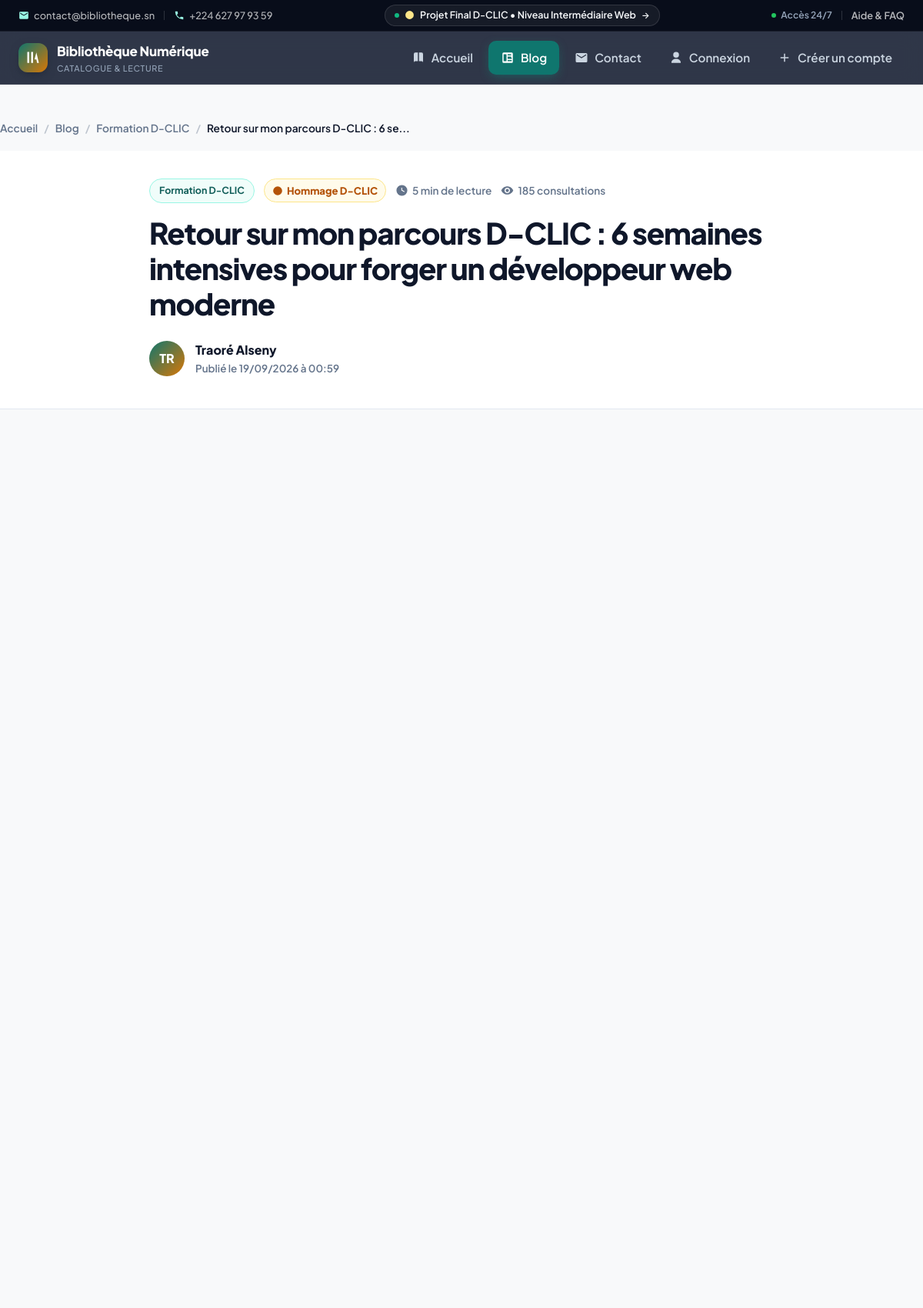
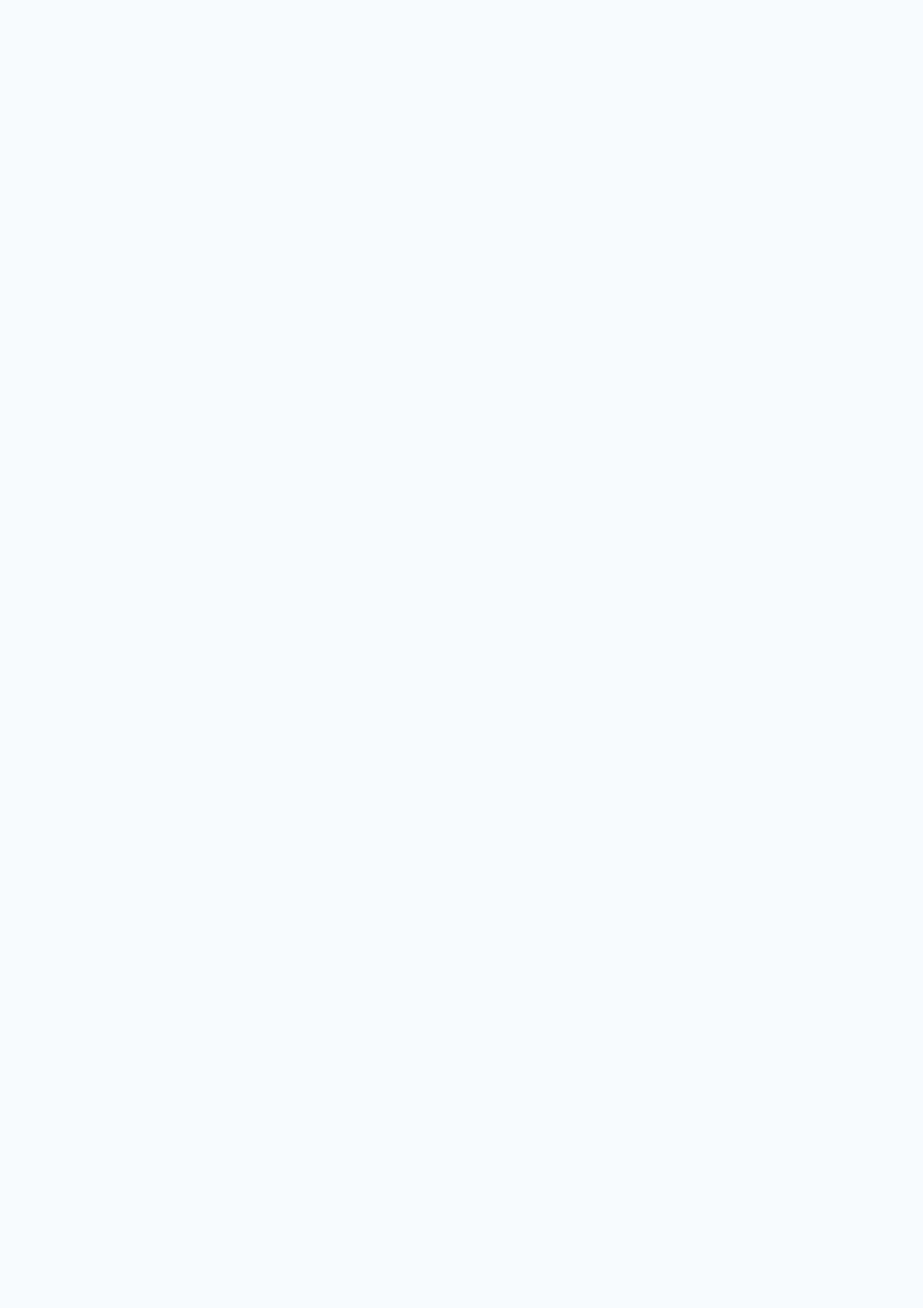
The page /index.php?page=blog/show&id=1 (upper part) on the database its author committed (2 pictures, top to bottom).
### tables this page shows
CREATE TABLE IF NOT EXISTS blog_articles (
    id             INT UNSIGNED  NOT NULL AUTO_INCREMENT,
    id_utilisateur INT UNSIGNED  NULL DEFAULT NULL,
    auteur_nom     VARCHAR(100)  NOT NULL,
    titre          VARCHAR(200)  NOT NULL,
    slug           VARCHAR(220)  NOT NULL,
    chapeau        TEXT          NOT NULL,
    contenu        LONGTEXT      NOT NULL,
    categorie      VARCHAR(60)   NOT NULL DEFAULT 'Actualités',
    temps_lecture  VARCHAR(20)   NOT NULL DEFAULT '4 min',
    image          VARCHAR(255)  NULL DEFAULT NULL,
    epingle        TINYINT(1)    NOT NULL DEFAULT 0,
    vues           INT UNSIGNED  NOT NULL DEFAULT 0,
    created_at     TIMESTAMP     NOT NULL DEFAULT CURRENT_TIMESTAMP,
    PRIMARY KEY (id),
    KEY idx_blog_categorie (categorie),
    KEY idx_blog_epingle (epingle),
    KEY idx_blog_created (created_at),
    CONSTRAINT fk_blog_utilisateur
        FOREIGN KEY (id_utilisateur) REFERENCES utilisateurs (id)
        ON DELETE SET NULL ON UPDATE CASCADE
);

### app/Core/Controller.php (called while the page is built, shortened)
<?php
abstract class Controller
{
    protected function render(string $view, array $data = []): void
    {
        extract($data, EXTR_SKIP);
        require VIEWS_PATH . '/' . $view . '.php';
        require VIEWS_PATH . '/layouts/main.php';
    }
    protected function get(string $key, string $default = ''): string
    {
        $value = $_GET[$key] ?? $default;
        return is_string($value) ? trim($value) : $default;
    }
}

### app/Controllers/BlogController.php (called while the page is built, shortened)
<?php
class BlogController extends Controller
{
    private Blog $blogModel;
    public function __construct()
    {
        $this->blogModel = new Blog();
    }
    public function showAction(): void
    {
        $id = (int) $this->get('id', '0');
        $slug = $this->get('slug', '');
        $article = null;
        if ($id > 0) {
            $article = $this->blogModel->findById($id);
        } elseif ($slug !== '') {
            $article = $this->blogModel->findBySlug($slug);
        }
        $this->blogModel->incrementViews((int) $article['id']);
        $related = $this->blogModel->getRelated((int) $article['id'], (string) $article['categorie']);
        $this->render('blog/show', [
            'title'   => $article['titre'],
            'article' => $article,
            'related' => $related,
        ]);
    }
}

### app/Core/Router.php (called while the page is built, shortened)
<?php
class Router
{
    private string $actionName;
    public function dispatch(): void
    {
        $methodName = $this->actionName . 'Action';
        $controller = new $controllerClass();
        call_user_func([$controller, $methodName]);
    }
    public function __construct()
    {
        $page = (string) ($_GET['page'] ?? '');
        $segments = array_values(array_filter(explode('/', $page), static function ($part): bool {
            return $part !== '';
        }));
        $action = $segments[1] ?? 'index';
        $this->actionName = $this->dashToCamel($action);
    }
    private function dashToCamel(string $value): string
    {
        $parts = explode('-', mb_strtolower($value));
        return implode('', array_map('ucfirst', $parts));
    }
}

### public/index.php (called while the page is built, shortened)
<?php
require_once dirname(__DIR__) . '/autoload.php';
$router = new \App\Core\Router();
$router->dispatch();

### app/Core/helpers.php (called while the page is built, shortened)
<?php
if (!function_exists('e')) {
    function e(?string $value): string
    {
        return htmlspecialchars((string) $value, ENT_QUOTES | ENT_SUBSTITUTE, 'UTF-8');
    }
}
if (!function_exists('url')) {
    function url(string $path = '', array $query = []): string
    {
        $base = rtrim(APP_BASE_URL, '/');
        $url = ($path === '' || $path === '/')
            ? $base . '/index.php'
            : $base . '/index.php?page=' . ltrim($path, '/');
        if ($query !== []) {
            $url .= '&' . http_build_query($query);
        }
        return $url;
    }
}

### autoload.php (called while the page is built, shortened)
<?php
spl_autoload_register(static function (string $class): void {
    $prefix = 'App\\';
    $baseDir = __DIR__ . '/app/';
    $relative = substr($class, strlen($prefix));
    $file = $baseDir . str_replace('\\', '/', $relative) . '.php';
});
require_once __DIR__ . '/app/Core/helpers.php';

### app/Core/Database.php (called while the page is built, shortened)
<?php
class Database
{
    private static ?Database $instance = null;
    private PDO $pdo;
    private function __construct()
    {
        $dsn = sprintf(
            'mysql:host=%s;port=%s;dbname=%s;charset=%s',
            DB_HOST,
            DB_PORT,
            DB_NAME,
            DB_CHARSET
        );
        $options = [
            PDO::ATTR_ERRMODE            => PDO::ERRMODE_EXCEPTION,
            PDO::ATTR_DEFAULT_FETCH_MODE => PDO::FETCH_ASSOC,
            PDO::ATTR_EMULATE_PREPARES   => false,
            PDO::ATTR_PERSISTENT         => false,
        ];
        try {
            $this->pdo = new PDO($dsn, DB_USER, DB_PASS, $options);
        } catch (\PDOException $e) {
            http_response_code(500);
            $message = APP_ENV === 'dev'
                ? 'Échec de la connexion à la base de données : ' . $e->getMessage()
                : 'Le service est temporairement indisponible.';
            exit($message);
        }
    }
    public static function getInstance(): Database
    {
        if (self::$instance === null) {
            self::$instance = new self();
        }
        return self::$instance;
    }
    public function pdo(): PDO
    {
        return $this->pdo;
    }
}

### app/Models/AbstractModel.php (called while the page is built, shortened)
<?php
abstract class AbstractModel
{
    protected PDO $db;
    public function __construct()
    {
        $this->db = Database::getInstance()->pdo();
    }
    protected function execute(string $sql, array $params = []): \PDOStatement
    {
        $stmt = $this->db->prepare($sql);
        $stmt->execute($params);
        return $stmt;
    }
    protected function one(string $sql, array $params = []): ?array
    {
        $row = $this->execute($sql, $params)->fetch();
        return $row === false ? null : $row;
    }
}

### app/Models/Blog.php (called while the page is built, shortened)
<?php
class Blog extends AbstractModel
{
    public function __construct()
    {
        $this->ensureTable();
    }
    private function ensureTable(): void
    {
        $this->db->exec("
            CREATE TABLE IF NOT EXISTS blog_articles (
                id             INT UNSIGNED  NOT NULL AUTO_INCREMENT,
                id_utilisateur INT UNSIGNED  NULL DEFAULT NULL,
                auteur_nom     VARCHAR(100)  NOT NULL,
                titre          VARCHAR(200)  NOT NULL,
                slug           VARCHAR(220)  NOT NULL,
                chapeau        TEXT          NOT NULL,
                contenu        LONGTEXT      NOT NULL,
                categorie      VARCHAR(60)   NOT NULL DEFAULT 'Actualités',
                temps_lecture  VARCHAR(20)   NOT NULL DEFAULT '4 min',
                image          VARCHAR(255)  NULL DEFAULT NULL,
                epingle        TINYINT(1)    NOT NULL DEFAULT 0,
                vues           INT UNSIGNED  NOT NULL DEFAULT 0,
                created_at     TIMESTAMP     NOT NULL DEFAULT CURRENT_TIMESTAMP,
                PRIMARY KEY (id),
                KEY idx_blog_categorie (categorie),
                KEY idx_blog_epingle (epingle),
                KEY idx_blog_created (created_at)
            ) ENGINE = InnoDB CHARACTER SET utf8mb4 COLLATE utf8mb4_unicode_ci;
        ");
        $count = (int) $this->db->query("SELECT COUNT(*) FROM blog_articles")->fetchColumn();
    }
    public function findById(int $id): ?array
    {
        $sql = "SELECT b.*,
                       DATE_FORMAT(b.created_at, '%d/%m/%Y à %H:%i') as date_formatee,
                       DATE_FORMAT(b.created_at, '%d %M %Y') as date_longue
                FROM blog_articles b
                WHERE b.id = :id
                LIMIT 1";
        return $this->one($sql, ['id' => $id]);
    }
}

### app/Views/blog/show.php (the view, shortened to what this page needs)
<?php
    $isDclic = str_contains(mb_strtolower($article['categorie']), 'd-clic') || str_contains(mb_strtolower($article['titre']), 'd-clic');
?>
<div class="article-single-page">
    <div class="container article-breadcrumb-wrap">
        <nav class="breadcrumb" aria-label="Fil d'Ariane">
            <a href="<?= e(url('')) ?>">Accueil</a>
            <span class="bc-sep">/</span>
            <a href="<?= e(url('blog')) ?>">Blog</a>
            <span class="bc-sep">/</span>
            <a href="<?= e(url('blog', ['categorie' => $article['categorie']])) ?>"><?= e($article['categorie']) ?></a>
            <span class="bc-sep">/</span>
            <span class="bc-current" aria-current="page"><?= e(mb_strimwidth($article['titre'], 0, 40, '...')) ?></span>
        </nav>
    </div>
    <header class="article-header">
        <div class="container article-header-inner reveal">
            <div class="article-meta-top">
                <span class="badge badge--brand"><?= e($article['categorie']) ?></span>
                <?php if ($isDclic): ?>
                    <span class="badge badge--dclic"><svg class="icon"><use href="#i-award"/></svg> Hommage D-CLIC</span>
                <?php endif; ?>
                <span class="article-readtime"><svg class="icon"><use href="#i-clock"/></svg> <?= e($article['temps_lecture'] ?? '4 min') ?> de lecture</span>
                <span class="article-views"><svg class="icon"><use href="#i-eye"/></svg> <?= (int) $article['vues'] ?> consultations</span>
            </div>
            <h1 class="article-main-title"><?= e($article['titre']) ?></h1>
            <div class="article-author-card">
                <div class="article-author-avatar">
                    <?= strtoupper(mb_substr((string)$article['auteur_nom'], 0, 2)) ?>
                </div>
                <div class="article-author-details">
                    <div class="author-name"><?= e($article['auteur_nom']) ?></div>
                    <div class="author-date">Publié le <?= e($article['date_formatee'] ?? date('d/m/Y')) ?></div>
                </div>
            </div>
        </div>
    </header>
    <main class="container article-container">
    </main>
</div>

### public/css/style.css (style rules this page uses)
:root { --bg: #F8F9FA; --surface: #FFFFFF; --surface-2: #F1F5F9; --ink: #0F172A; --ink-2: #475569; --muted: #64748B; --border: #E2E8F0; --border-strong: #CBD5E1; --brand: #0F766E; --brand-2: #115E59; --brand-soft: #F0FDFA; --brand-line: #99F6E4; --accent: #D97706; --accent-2: #B45309; --accent-soft: #FFFBEB; --accent-line: #FDE68A; --success: #16A34A; --success-soft: #F0FDF4; --success-line: #86EFAC; --danger: #DC2626; --danger-2: #B91C1C; --danger-soft: #FEF2F2; --danger-line: #FCA5A5; --info: #2563EB; --info-soft: #EFF6FF; --info-line: #93C5FD; --radius: 16px; --radius-sm: 10px; --radius-lg: 22px; --shadow-sm: 0 1px 2px rgba(15, 23, 42, .05); --shadow: 0 6px 18px -6px rgba(15, 23, 42, .12), 0 2px 6px -2px rgba(15, 23, 42, .06); --shadow-lg: 0 24px 48px -12px rgba(15, 23, 42, .22), 0 6px 16px -6px rgba(15, 23, 42, .10); --font: 'Plus Jakarta Sans', system-ui, -apple-system, 'Segoe UI', Roboto, sans-serif; --target: 44px; --ease: cubic-bezier(.22, .61, .36, 1); }
* { box-sizing: border-box; margin: 0; padding: 0; }
html { scroll-behavior: smooth; }
body { font-family: var(--font); background: var(--bg); color: var(--ink); line-height: 1.6; font-size: 16px; display: flex; flex-direction: column; min-height: 100vh; -webkit-font-smoothing: antialiased; }
a { color: var(--brand); text-decoration: none; transition: color .18s var(--ease); }
h1, h2, h3, h4 { line-height: 1.2; letter-spacing: -.02em; }
.icon { width: 1.25em; height: 1.25em; flex: none; fill: currentColor; }
.container { width: 100%; max-width: 1240px; margin: 0 auto; padding: 0 24px; }
.badge { display: inline-flex; align-items: center; gap: 6px; padding: 5px 12px; border-radius: 999px; font-size: .78rem; font-weight: 700; white-space: nowrap; }
.badge .icon { width: 14px; height: 14px; }
.breadcrumb { display: flex; align-items: center; gap: 8px; flex-wrap: wrap; padding: 26px 0 8px; color: var(--muted); font-size: .88rem; font-weight: 600; }
.breadcrumb a { color: var(--muted); }
.reveal { opacity: 0; transform: translateY(14px); transition: opacity .5s var(--ease), transform .5s var(--ease); }
.reveal.is-in { opacity: 1; transform: none; }
.badge--brand { background: var(--brand-soft); color: var(--brand-2); border: 1px solid var(--brand-line); }
.author-name { font-size: .84rem; font-weight: 700; color: var(--ink); }
.article-single-page { padding-bottom: 70px; }
.article-breadcrumb-wrap { padding: 20px 0 10px; }
.breadcrumb { display: flex; align-items: center; gap: 8px; font-size: .86rem; font-weight: 600; color: var(--muted); flex-wrap: wrap; }
.bc-sep { opacity: .4; }
.bc-current { color: var(--ink); }
.article-header { background: var(--surface); border-bottom: 1px solid var(--border); padding: 36px 0 42px; margin-bottom: 40px; }
.article-header-inner { max-width: 860px; }
.article-meta-top { display: flex; align-items: center; gap: 12px; flex-wrap: wrap; margin-bottom: 16px; }
.badge--dclic { display: inline-flex; align-items: center; gap: 5px; background: #FFFBEB; color: #B45309; border: 1px solid #FDE68A; font-weight: 800; font-size: .82rem; padding: 4px 10px; border-radius: 99px; }
.article-readtime, .article-views { font-size: .85rem; color: var(--muted); font-weight: 600; display: inline-flex; align-items: center; gap: 5px; }
.article-main-title { font-size: 2.4rem; font-weight: 800; line-height: 1.2; color: var(--ink); margin-bottom: 24px; letter-spacing: -.03em; }
.article-author-card { display: flex; align-items: center; gap: 14px; }
.article-author-avatar { width: 46px; height: 46px; border-radius: 50%; background: linear-gradient(135deg, var(--brand), var(--accent)); color: #fff; font-weight: 800; font-size: 1rem; display: grid; place-items: center; }
.article-author-details .author-name { font-weight: 800; font-size: 1rem; color: var(--ink); }
.article-author-details .author-date { font-size: .84rem; color: var(--muted); font-weight: 600; }
.article-container { max-width: 860px; }

### rows shown on the page
blog_articles: categorie "Formation D-CLIC", titre "Retour sur mon parcours D-CLIC : 6 se...", temps_lecture "5 min", vues "185", titre "Retour sur mon parcours D-CLIC : 6 semaines intensives pour forger un développeur web moderne", auteur_nom "TR", auteur_nom "Traoré Alseny"

### other values the page prints
APP_NAME "Bibliothèque Numérique"
$article['date_formatee'] "19/09/2026 à 00:59"
